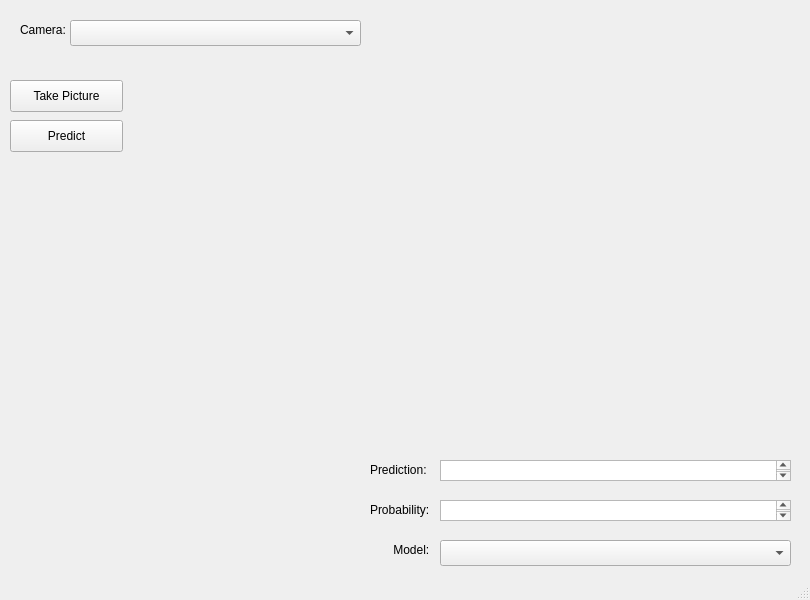
<?xml version="1.0" encoding="UTF-8"?>
<ui version="4.0">
 <class>MainWindow</class>
 <widget class="QMainWindow" name="MainWindow">
  <property name="geometry">
   <rect>
    <x>0</x>
    <y>0</y>
    <width>810</width>
    <height>600</height>
   </rect>
  </property>
  <property name="windowTitle">
   <string>MainWindow</string>
  </property>
  <widget class="QWidget" name="centralwidget">
   <widget class="QPushButton" name="buttonTakePic">
    <property name="geometry">
     <rect>
      <x>10</x>
      <y>80</y>
      <width>113</width>
      <height>32</height>
     </rect>
    </property>
    <property name="text">
     <string>Take Picture</string>
    </property>
   </widget>
   <widget class="QLabel" name="label">
    <property name="geometry">
     <rect>
      <x>370</x>
      <y>460</y>
      <width>71</width>
      <height>20</height>
     </rect>
    </property>
    <property name="text">
     <string>Prediction:</string>
    </property>
   </widget>
   <widget class="QLabel" name="picLabel">
    <property name="geometry">
     <rect>
      <x>380</x>
      <y>10</y>
      <width>401</width>
      <height>401</height>
     </rect>
    </property>
    <property name="text">
     <string/>
    </property>
   </widget>
   <widget class="QLabel" name="imageLabel">
    <property name="geometry">
     <rect>
      <x>380</x>
      <y>430</y>
      <width>411</width>
      <height>20</height>
     </rect>
    </property>
    <property name="text">
     <string/>
    </property>
   </widget>
   <widget class="QLabel" name="label_2">
    <property name="geometry">
     <rect>
      <x>370</x>
      <y>500</y>
      <width>71</width>
      <height>20</height>
     </rect>
    </property>
    <property name="text">
     <string>Probability:</string>
    </property>
   </widget>
   <widget class="QPlainTextEdit" name="textEditPrediction">
    <property name="geometry">
     <rect>
      <x>440</x>
      <y>460</y>
      <width>351</width>
      <height>21</height>
     </rect>
    </property>
   </widget>
   <widget class="QPlainTextEdit" name="textEditProbability">
    <property name="geometry">
     <rect>
      <x>440</x>
      <y>500</y>
      <width>351</width>
      <height>21</height>
     </rect>
    </property>
   </widget>
   <widget class="QPushButton" name="buttonPredict">
    <property name="geometry">
     <rect>
      <x>10</x>
      <y>120</y>
      <width>113</width>
      <height>32</height>
     </rect>
    </property>
    <property name="text">
     <string>Predict</string>
    </property>
   </widget>
   <widget class="QLabel" name="label_3">
    <property name="geometry">
     <rect>
      <x>370</x>
      <y>540</y>
      <width>71</width>
      <height>20</height>
     </rect>
    </property>
    <property name="text">
     <string>       Model:</string>
    </property>
   </widget>
   <widget class="QComboBox" name="comboBoxModelName">
    <property name="geometry">
     <rect>
      <x>440</x>
      <y>540</y>
      <width>351</width>
      <height>26</height>
     </rect>
    </property>
   </widget>
   <widget class="QComboBox" name="comboBoxCamera">
    <property name="geometry">
     <rect>
      <x>70</x>
      <y>20</y>
      <width>291</width>
      <height>26</height>
     </rect>
    </property>
   </widget>
   <widget class="QLabel" name="labelCamera">
    <property name="geometry">
     <rect>
      <x>20</x>
      <y>20</y>
      <width>71</width>
      <height>20</height>
     </rect>
    </property>
    <property name="text">
     <string>Camera:</string>
    </property>
   </widget>
  </widget>
  <widget class="QStatusBar" name="statusbar"/>
 </widget>
 <resources/>
 <connections/>
</ui>
